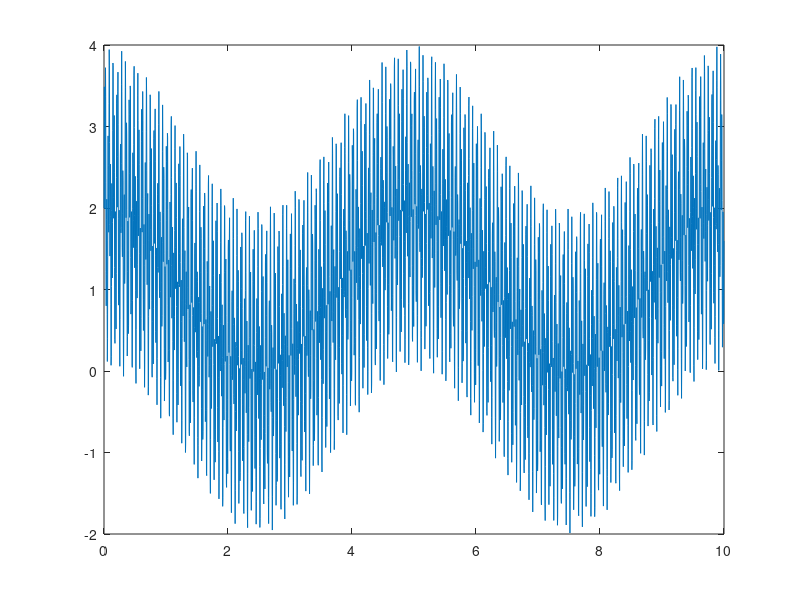

Source code (MATLAB):
T = 50;
T1 = 0.2;
T2 = 15;
A = 1;
b = 1;
t = 0:0.003:10;
y =b + A*sin(2*pi*T*t);
A1 = 1;
y1 = A1*cos(2*pi*T1*t);
A2 = 1;
y2 = A2*sin(2*pi*T2*t);

z = y + y1 + y2;
plot(t,z);

